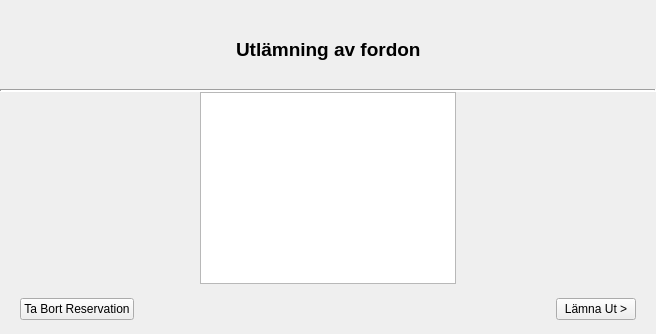
      <widget class="QWidget" name="tabCheckout">
       <attribute name="title">
        <string>Lämna ut</string>
       </attribute>
       <layout class="QGridLayout" name="gridLayout">
        <property name="margin">
         <number>0</number>
        </property>
        <property name="spacing">
         <number>0</number>
        </property>
        <item row="1" column="2">
         <spacer name="horizontalSpacer_12">
          <property name="orientation">
           <enum>Qt::Horizontal</enum>
          </property>
          <property name="sizeType">
           <enum>QSizePolicy::Fixed</enum>
          </property>
          <property name="sizeHint" stdset="0">
           <size>
            <width>200</width>
            <height>20</height>
           </size>
          </property>
         </spacer>
        </item>
        <item row="1" column="1">
         <widget class="QTableWidget" name="tableWidget"/>
        </item>
        <item row="2" column="0" colspan="3">
         <layout class="QGridLayout" name="gridLayout_8">
          <item row="0" column="4">
           <spacer name="verticalSpacer_11">
            <property name="orientation">
             <enum>Qt::Vertical</enum>
            </property>
            <property name="sizeType">
             <enum>QSizePolicy::Fixed</enum>
            </property>
            <property name="sizeHint" stdset="0">
             <size>
              <width>20</width>
              <height>50</height>
             </size>
            </property>
           </spacer>
          </item>
          <item row="0" column="2">
           <spacer name="horizontalSpacer_28">
            <property name="orientation">
             <enum>Qt::Horizontal</enum>
            </property>
            <property name="sizeHint" stdset="0">
             <size>
              <width>40</width>
              <height>20</height>
             </size>
            </property>
           </spacer>
          </item>
          <item row="0" column="1">
           <widget class="QPushButton" name="pushButtonP3remove_reservation">
            <property name="text">
             <string>Ta Bort Reservation</string>
            </property>
           </widget>
          </item>
          <item row="0" column="3">
           <widget class="QPushButton" name="pushButtonP3checkout">
            <property name="text">
             <string>Lämna Ut &gt;</string>
            </property>
           </widget>
          </item>
          <item row="0" column="0">
           <spacer name="horizontalSpacer_25">
            <property name="orientation">
             <enum>Qt::Horizontal</enum>
            </property>
            <property name="sizeType">
             <enum>QSizePolicy::Fixed</enum>
            </property>
            <property name="sizeHint" stdset="0">
             <size>
              <width>20</width>
              <height>0</height>
             </size>
            </property>
           </spacer>
          </item>
         </layout>
        </item>
        <item row="0" column="0" colspan="3">
         <layout class="QGridLayout" name="gridLayout_7">
          <property name="leftMargin">
           <number>0</number>
          </property>
          <property name="topMargin">
           <number>9</number>
          </property>
          <property name="rightMargin">
           <number>0</number>
          </property>
          <item row="0" column="1">
           <widget class="QLabel" name="labelCheckoutHeadline">
            <property name="font">
             <font>
              <pointsize>14</pointsize>
              <weight>75</weight>
              <bold>true</bold>
             </font>
            </property>
            <property name="text">
             <string>Utlämning av fordon</string>
            </property>
           </widget>
          </item>
          <item row="0" column="3">
           <spacer name="verticalSpacer_10">
            <property name="orientation">
             <enum>Qt::Vertical</enum>
            </property>
            <property name="sizeType">
             <enum>QSizePolicy::Fixed</enum>
            </property>
            <property name="sizeHint" stdset="0">
             <size>
              <width>0</width>
              <height>80</height>
             </size>
            </property>
           </spacer>
          </item>
          <item row="0" column="0">
           <spacer name="horizontalSpacer_26">
            <property name="orientation">
             <enum>Qt::Horizontal</enum>
            </property>
            <property name="sizeHint" stdset="0">
             <size>
              <width>40</width>
              <height>20</height>
             </size>
            </property>
           </spacer>
          </item>
          <item row="0" column="2">
           <spacer name="horizontalSpacer_27">
            <property name="orientation">
             <enum>Qt::Horizontal</enum>
            </property>
            <property name="sizeHint" stdset="0">
             <size>
              <width>40</width>
              <height>20</height>
             </size>
            </property>
           </spacer>
          </item>
          <item row="1" column="0" colspan="4">
           <widget class="Line" name="line_2">
            <property name="lineWidth">
             <number>2</number>
            </property>
            <property name="orientation">
             <enum>Qt::Horizontal</enum>
            </property>
           </widget>
          </item>
         </layout>
        </item>
        <item row="1" column="0">
         <spacer name="horizontalSpacer_13">
          <property name="orientation">
           <enum>Qt::Horizontal</enum>
          </property>
          <property name="sizeType">
           <enum>QSizePolicy::Fixed</enum>
          </property>
          <property name="sizeHint" stdset="0">
           <size>
            <width>200</width>
            <height>20</height>
           </size>
          </property>
         </spacer>
        </item>
       </layout>
      </widget>
